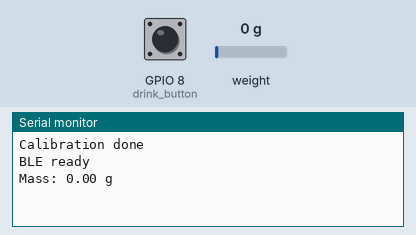
Recording of a sketch running on a simulated ESP32-S3. Parts: the last lines printed to the serial monitor. Inputs (shaded band) come from the test bench; at power-on: GPIO 8 (drink_button) HIGH, weight on the scale 0 g. Nothing arrives over Bluetooth unless stated; a phone connects over Bluetooth LE 3 s after start.

Above: at 3.3 s.
3.4 s: GPIO 8 (drink_button) pulled LOW for 1 s
At 5.3 s:
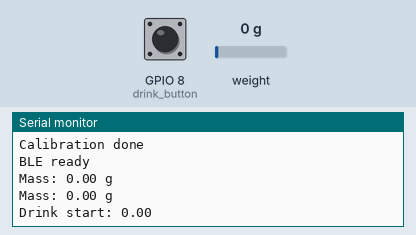
7.0 s: weight on the scale set to 100 g
At 8.3 s:
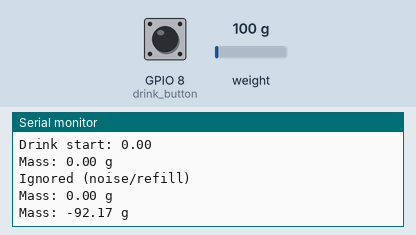
8.5 s: weight on the scale set to 1250 g
At 9.5 s:
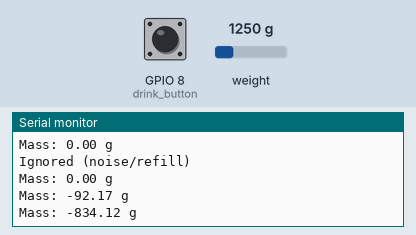
13.1 s: GPIO 8 (drink_button) pulled LOW for 1 s
At 15.5 s:
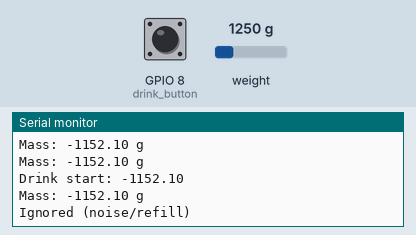
Timing chart, 0 to 16.6 s (numbered marks = the images above; inputs shaded):
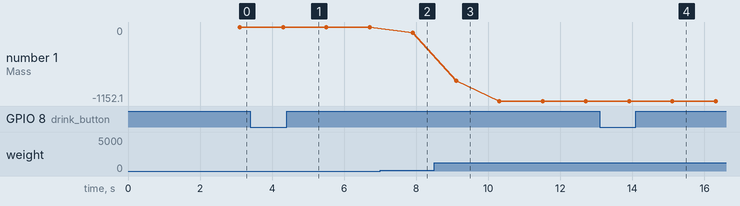

The sketch:

bluetoothtest2withbutton.ino
```cpp
/*
 * ESP32-BLE Drink Measurement Prototype
 * Button-based drink detection
 */

#include <Arduino.h>
#include <BLEDevice.h>
#include <BLEServer.h>
#include <BLEUtils.h>
#include <BLE2902.h>
#include <HX711.h>

// ===================== BLE UUIDs =====================
#define SERVICE_UUID        "0000181D-0000-1000-8000-00805f9b34fb"
#define MEASURE_CHAR_UUID   "00002A9D-0000-1000-8000-00805f9b34fb"

// ===================== PINS ==========================
const byte hx711_data_pin  = 2;
const byte hx711_clock_pin = 4;
const byte drink_button    = 8;   // USED FOR DRINK MEASUREMENT

// ===================== HX711 =========================
HX711 scale;

float calibratedmass = 752.0;
const float SCALE_FACTOR = -455.69016;
long x0 = 0;
long x1 = 0;
float avg_size = 10.0;

// ===================== DRINK LOGIC ==================
bool drinkActive = false;
float drinkStartWeight = 0;

// ===================== BLE ==========================
BLEServer* pServer = nullptr;
BLECharacteristic* pCharacteristic = nullptr;

bool deviceConnected = false;
bool oldDeviceConnected = false;

class MyServerCallbacks : public BLEServerCallbacks {
  void onConnect(BLEServer*) { deviceConnected = true; }
  void onDisconnect(BLEServer*) { deviceConnected = false; }
};

// ===================== BLE SEND =====================
void send_ble_value(float grams) {
  if (grams <= 0) return;

  uint16_t bleVal = (uint16_t)((grams / 5.0f) + 0.5f);

  uint8_t payload[3];
  payload[0] = 0x00;               // flags
  payload[1] = bleVal & 0xFF;
  payload[2] = (bleVal >> 8) & 0xFF;

  pCharacteristic->setValue(payload, 3);
  pCharacteristic->notify();
}

// ===================== BUTTON HANDLER ===============
void handleDrinkButton(float currentWeight) {
  static bool lastState = HIGH;
  bool currentState = digitalRead(drink_button);

  // Button pressed → start
  if (lastState == HIGH && currentState == LOW) {
    drinkStartWeight = currentWeight;
    drinkActive = true;
    Serial.print("Drink start: ");
    Serial.println(drinkStartWeight);
  }

  // Button released → stop
  if (lastState == LOW && currentState == HIGH && drinkActive) {
    float diff = drinkStartWeight - currentWeight;

    if (diff > 3 && diff < 1500) {   // sanity limits
      Serial.print("DRANK: ");
      Serial.print(diff);
      Serial.println(" g");

      if (deviceConnected) {
        send_ble_value(diff);
      }
    } else {
      Serial.println("Ignored (noise/refill)");
    }

    drinkActive = false;
  }

  lastState = currentState;
}

// ===================== SETUP ========================
void setup() {
  Serial.begin(115200);
  pinMode(drink_button, INPUT_PULLUP);

  // HX711
  scale.begin(hx711_data_pin, hx711_clock_pin);
  delay(1000);

  // TARE
  for (int i = 0; i < avg_size; i++) {
    x0 += scale.read();
    delay(10);
  }
  x0 /= avg_size;


  Serial.println("Calibration done");

  // BLE
  BLEDevice::init("DRINK-TRACKER");
  pServer = BLEDevice::createServer();
  pServer->setCallbacks(new MyServerCallbacks());

  BLEService* pService = pServer->createService(SERVICE_UUID);
  pCharacteristic = pService->createCharacteristic(
    MEASURE_CHAR_UUID,
    BLECharacteristic::PROPERTY_READ | BLECharacteristic::PROPERTY_NOTIFY
  );

  pCharacteristic->addDescriptor(new BLE2902());
  pService->start();

  BLEAdvertising* pAdvertising = BLEDevice::getAdvertising();
  pAdvertising->addServiceUUID(SERVICE_UUID);
  pAdvertising->start();

  Serial.println("BLE ready");
}

// ===================== LOOP =========================
void loop() {

  // Average HX711 reading
  long reading = 0;
  for (int i = 0; i < avg_size; i++) {
    reading += scale.read();
  }
  reading /= avg_size;

  // Convert to grams
  float ratio = float(reading - x0) / float(x1 - x0);
  float mass = (reading - x0) / SCALE_FACTOR;

  Serial.print("Mass: ");
  Serial.print(mass);
  Serial.println(" g");

  // Handle drink button
  handleDrinkButton(mass);

  // BLE reconnect handling
  if (!deviceConnected && oldDeviceConnected) {
    delay(500);
    pServer->startAdvertising();
  }
  oldDeviceConnected = deviceConnected;

  delay(200);
}
```

Measured:
- after the input at 3.4 s, the serial monitor: prints a new line after 0.90 s (image 1)
- after the input at 7.0 s, the serial monitor: prints a new line after 0.91 s (image 2)
- after the input at 8.5 s, the serial monitor: prints a new line after 0.61 s (image 3)
- after the input at 13.1 s, the serial monitor: prints a new line after 0.81 s (image 4)
- plotted number 1: 0 → -92.17 after the input at 7.0 s, -92.17 → -1152.1 after the input at 8.5 s
